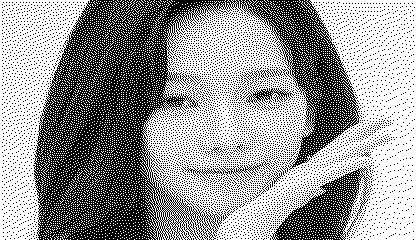
#> input picture png_files/bw370.bmp, 416 x 240 px, given in place of 카리나1.jpg, which was not available
$ python png_4color.py
#> lines starting #> are read from the running program, lines starting #| are printed output that depends on the picture; pictures that were not available may be replaced by others from this repository, and a replacement may not be noted
from PIL import Image, ImageOps
import os, uuid, cv2
import numpy as np

# 로컬 이미지 파일 경로
file_path = r"C:/DavidProject/flask_project/카리나1.jpg"

# e-paper 해상도 설정
EPAPER_WIDTH = 128
EPAPER_HEIGHT = 296

# 4색 팔레트 (Black, Red, Yellow, White)
COLOR_MAP = {
    "black": (0, 0, 0),        # 검정
    "white": (255, 255, 255),  # 흰색
    "red": (255, 0, 0),        # 빨강
    "yellow": (255, 255, 0)    # 노랑
}
PALETTE_VALUES = np.array(list(COLOR_MAP.values()))  # NumPy 배열 변환

# 이미지 열기 (로컬 파일)
try:
    img = Image.open(file_path)
#> img is the input picture: PIL image 416x240 RGB; 59.6% white; black in thin lines or dots
    img = img.convert("RGB")  # 24-bit RGB 모드 변환
    print("이미지 열기 성공")
except Exception as e:
    print("이미지 열기 실패:", e)
    exit(1)

# 이미지 크기 확인 및 크기 조정
img_width, img_height = img.size
#> img_width = 416; img_height = 240
if img_width > 700:
    scale_factor = 800 / img_width
    new_width = 800
    new_height = int(img_height * scale_factor)
    img = img.resize((new_width, new_height), Image.LANCZOS)
    print(f"이미지 크기 조정 완료: {new_width}x{new_height}")

# OpenCV로 변환 (얼굴 검출용)
cv_image = np.array(img)[:, :, ::-1].copy()  # PIL(RGB) -> OpenCV(BGR)
print("OpenCV 변환 완료")

# 얼굴 인식
face_cascade = cv2.CascadeClassifier(cv2.data.haarcascades + "haarcascade_frontalface_default.xml")
gray_image = cv2.cvtColor(cv_image, cv2.COLOR_BGR2GRAY)
#> gray_image: shape (240, 416); 59.6% white; black in thin lines or dots
faces = face_cascade.detectMultiScale(gray_image, scaleFactor=1.1, minNeighbors=5, minSize=(50, 50))
#> faces = [[130, 20, 195, 195]]

if len(faces) > 0:
    print(f"감지된 얼굴 수: {len(faces)}")
#| 감지된 얼굴 수: 1
    x, y, w, h = max(faces, key=lambda rect: rect[2] * rect[3])  # 가장 큰 얼굴 선택
#> x = 130; y = 20; w = 195; h = 195
    print(f"가장 큰 얼굴 좌표와 크기: x={x}, y={y}, w={w}, h={h}")
#| 가장 큰 얼굴 좌표와 크기: x=130, y=20, w=195, h=195

    # 얼굴을 중심으로 크롭
    left = max(x + w // 2 - EPAPER_WIDTH // 2, 0)
#> left = 163
    top = max(y + h // 2 - EPAPER_HEIGHT // 2, 0)
#> top = 0
    right = min(left + EPAPER_WIDTH, img.width)
#> right = 291
    bottom = min(top + EPAPER_HEIGHT, img.height)
#> bottom = 240

    print(f"잘라낼 영역: left={left}, top={top}, right={right}, bottom={bottom}")
#| 잘라낼 영역: left=163, top=0, right=291, bottom=240
    cropped_img = img.crop((left, top, right, bottom))
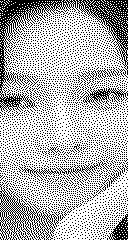
#> cropped_img: PIL image 128x240 RGB; 69.8% white; black in thin lines or dots
else:
    print("얼굴 감지 실패, 중앙을 기준으로 크롭")
    cropped_img = ImageOps.fit(img, (EPAPER_WIDTH, EPAPER_HEIGHT), method=Image.LANCZOS)

# e-paper 크기로 조정
cropped_img = cropped_img.resize((EPAPER_WIDTH, EPAPER_HEIGHT), Image.LANCZOS)
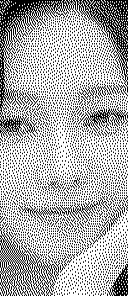
#> cropped_img: PIL image 128x296 RGB; min 0, max 255, mean 173.6
print("이미지 크롭 및 크기 조정 완료")

# 4색 변환 함수 (가중치 기반)
def closest_color(pixel):
    """ 주어진 픽셀 값에서 가장 가까운 4색 중 하나로 변환 """
    distances = np.sum((PALETTE_VALUES - pixel) ** 2, axis=1)  # 색상 거리 계산
    return tuple(PALETTE_VALUES[np.argmin(distances)])  # 가장 가까운 색 반환

# Floyd-Steinberg 디더링 적용
image_array = np.array(cropped_img, dtype=np.float32)  # 실수형 배열로 변환 (오차 보정)

for y in range(image_array.shape[0]):
    for x in range(image_array.shape[1]):
        old_pixel = image_array[y, x].copy()
        new_pixel = np.array(closest_color(old_pixel))
        image_array[y, x] = new_pixel  # 현재 픽셀 변환

        # 오류 확산 (Floyd-Steinberg)
        error = old_pixel - new_pixel
        if x + 1 < image_array.shape[1]:
            image_array[y, x + 1] += error * 7 / 16
        if x - 1 >= 0 and y + 1 < image_array.shape[0]:
            image_array[y + 1, x - 1] += error * 3 / 16
        if y + 1 < image_array.shape[0]:
            image_array[y + 1, x] += error * 5 / 16
        if x + 1 < image_array.shape[1] and y + 1 < image_array.shape[0]:
            image_array[y + 1, x + 1] += error * 1 / 16
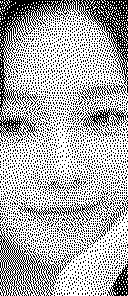
#> image_array: shape (296, 128, 3) float32; 68% white; black in thin lines or dots

# 0~255 범위 제한
image_array = np.clip(image_array, 0, 255)

# PIL 이미지로 변환 (팔레트 PNG)
final_img = Image.fromarray(image_array.astype(np.uint8), "RGB")
#> final_img: PIL image 128x296 RGB; 68% white; black in thin lines or dots

# 4색 팔레트 적용 (Indexed PNG)
palette_img = Image.new("P", (16, 16))
#> palette_img: PIL image 16x16 P; every value is 0
palette = [
    0, 0, 0,         # 검정
    255, 255, 255,   # 흰색
    255, 0, 0,       # 빨강
    255, 255, 0      # 노랑
]
palette += [0] * (256*3 - len(palette))  # 팔레트 크기 256x3으로 맞춤
palette_img.putpalette(palette)

# PNG 변환 (Indexed Color Mode)
final_png = final_img.convert("RGB").quantize(palette=palette_img, dither=Image.FLOYDSTEINBERG)

# 파일명 생성
uuid_4 = uuid.uuid4()
png_name = f"e_paper_{uuid_4}.png"

# PNG 저장
os.makedirs("png_files", exist_ok=True)
final_png.save(f"png_files/{png_name}", format="PNG")  # PNG로 저장
print(f"4색 Indexed PNG 이미지 저장 완료: {png_name}")

$ run again, on png_files/f290.png
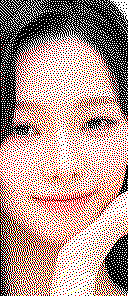
#> input picture png_files/f290.png, 128 x 296 px, given in place of 카리나1.jpg, which was not available
#> img is the input picture: PIL image 128x296 RGBA; mean R, G, B, A 178.5, 150.7, 143.3, 255
#> img: PIL image 128x296 RGB
#> `gray_image = cv2.cvtColor(cv_image, cv2.COLOR_BGR2GRAY)`:
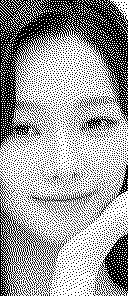
#> gray_image: shape (296, 128); min 0, max 255, mean 158.2
#> faces = ()
#> palette_img: PIL image 16x16 P; every value is 0

$ run again, on png_files/f290_1.png
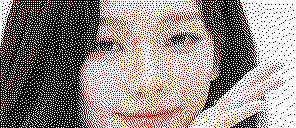
#> input picture png_files/f290_1.png, 296 x 128 px, given in place of 카리나1.jpg, which was not available
#> img is the input picture: PIL image 296x128 RGB; mean R, G, B 158, 139, 135.6
#> `gray_image = cv2.cvtColor(cv_image, cv2.COLOR_BGR2GRAY)`:
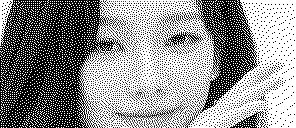
#> gray_image: shape (128, 296); min 0, max 255, mean 144.3
#> faces = ()
#> after the loop `for y in range(image_array.shape[0]):`:
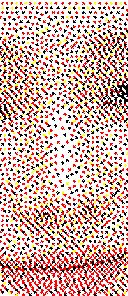
#> image_array: shape (296, 128, 3) float32; mean R, G, B 218.2, 175.7, 166.1
#> palette_img: PIL image 16x16 P; every value is 0
